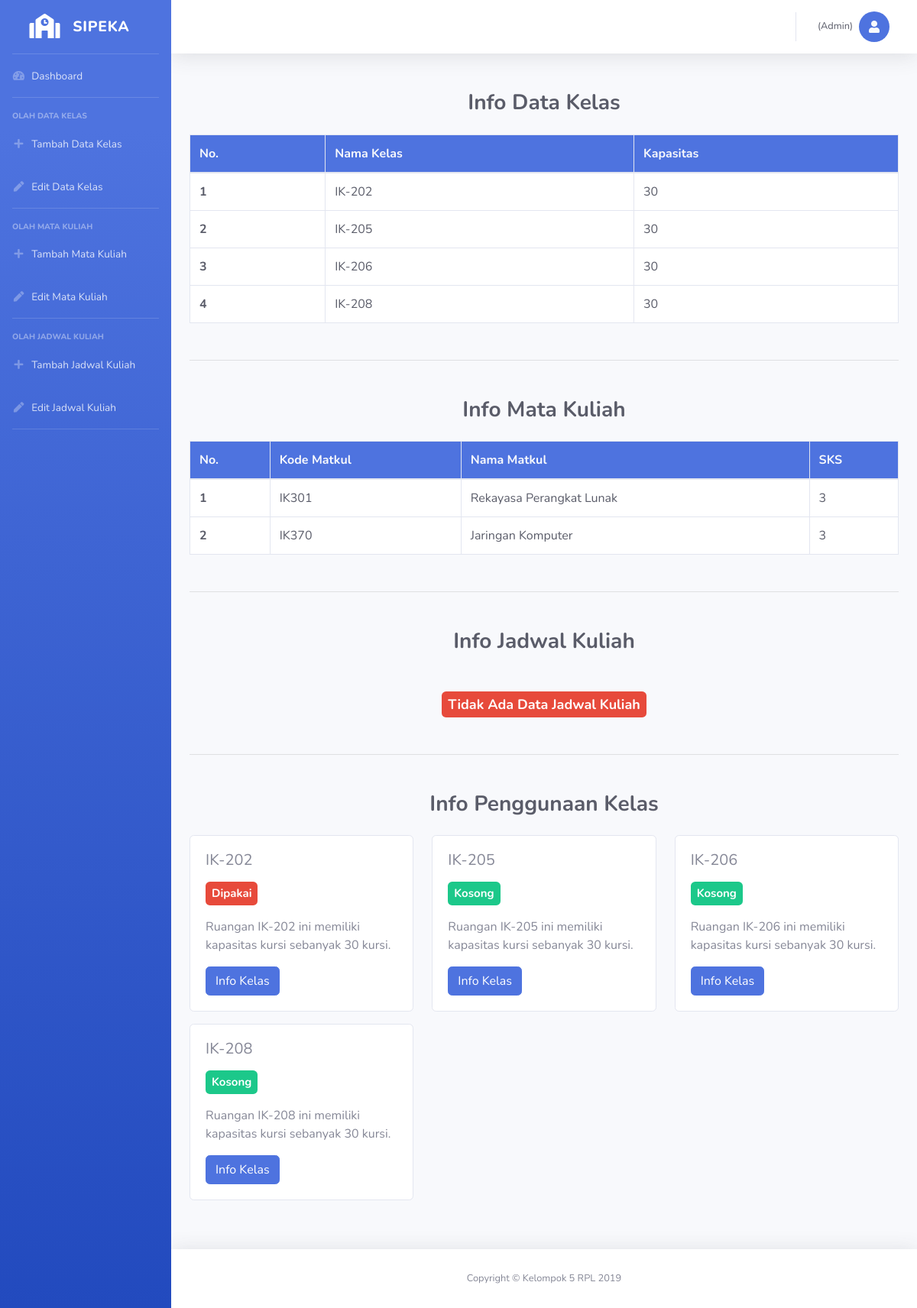
Screenshot of /index.php/admin with the database file from the repository.
### tables this page shows
CREATE TABLE `t_ruangan`  (
  `id_ruangan` int(11) NOT NULL AUTO_INCREMENT,
  `nama_ruangan` varchar(20) NULL DEFAULT NULL,
  `kapasitas` int(11) NULL DEFAULT NULL,
  PRIMARY KEY (`id_ruangan`) USING BTREE
);

CREATE TABLE `t_matkul`  (
  `id_matkul` int(11) NOT NULL AUTO_INCREMENT,
  `nama_matkul` varchar(255) NULL DEFAULT NULL,
  `kode_matkul` varchar(255) NULL DEFAULT NULL,
  `sks` int(11) NULL DEFAULT NULL,
  PRIMARY KEY (`id_matkul`) USING BTREE
);

### application/controllers/Admin.php (called while the page is built, shortened)
<?php
class Admin extends CI_Controller
{
    public function __construct()
    {
        $this->load->model('Kelas_model');
        $this->load->model('Matkul_model');
        $this->load->model('Jadwal_model');
        $this->load->model('Booking_model');
    }
    public function index()
    {
        $data['judul'] = "Dashboard";
        $data['data_kelas'] = $this->Kelas_model->getAllKelas();
        $data['data_matkul'] = $this->Matkul_model->getAllMatkul();
        $data['data_jadwal'] = $this->Jadwal_model->getAllJadwal();
        $data['data_booking'] = $this->Booking_model->getAllTodayBookingKelas();
        $this->load->view('templates/admin/header', $data);
        $this->load->view('templates/admin/sidebar');
        $this->load->view('templates/admin/topbar');
        $this->load->view('admin/dashboard', $data);
        $this->load->view('templates/admin/footer');
    }
}

### index.php (called while the page is built, shortened)
<?php
require_once BASEPATH.'core/CodeIgniter.php';

### application/models/Kelas_model.php (called while the page is built, shortened)
<?php
class Kelas_model extends CI_Model
{
    public function getAllKelas()
    {
        $this->db->group_by('nama_ruangan', 'ASC');
        return $this->db->get('t_ruangan')->result();
    }
}

### application/models/Matkul_model.php (called while the page is built, shortened)
<?php
class Matkul_model extends CI_Model
{
    public function getAllMatkul()
    {
        $this->db->group_by('kode_matkul', 'ASC');
        return $this->db->get('t_matkul')->result();
    }
}

### application/models/Booking_model.php (called while the page is built, shortened)
<?php
class Booking_model extends CI_Model
{
    public function getAllTodayBookingKelas()
    {
        return $this->db->query('SELECT t_ruangan.id_ruangan, nama_ruangan, kapasitas, id_booking, id_mahasiswa, berita_kegiatan, tanggal, waktu_mulai, waktu_akhir FROM t_ruangan LEFT JOIN t_booking_kelas ON t_ruangan.id_ruangan = t_booking_kelas.id_ruangan AND tanggal = CURDATE()')->result();
    }
}

### application/views/admin/dashboard.php (the view, shortened to what this page needs)
<div class="container-fluid">
    <h3 class="text-gray-800 mt-5 mb-4 text-center font-weight-bold">Info Data Kelas</h3>
    <?php if ($data_kelas) { ?>
        <table class="table table-bordered bg-white mb-5">
            <thead>
                <tr>
                    <th scope="col" class="bg-primary text-light">No.</th>
                    <th scope="col" class="bg-primary text-light">Nama Kelas</th>
                    <th scope="col" class="bg-primary text-light">Kapasitas</th>
                </tr>
            </thead>
            <tbody>
                <?php $i = 1;
                foreach ($data_kelas as $kelas) { ?>
                    <tr>
                        <th scope="row" class="text-gray-800"><?= $i; ?></th>
                        <td class="text-gray-800"><?= $kelas->nama_ruangan; ?></td>
                        <td class="text-gray-800"><?= $kelas->kapasitas; ?></td>
                    </tr>
                    <?php $i++;
                } ?>
            </tbody>
        </table>
    <?php } else { ?>
        <div class="text-center my-5">
            <h4 class="text-gray-800 font-weight-bold"><span class="p-2 badge badge-danger">Tidak Ada Data Kelas</span></h4>
        </div>
    <?php } ?>
    <hr>
    <h3 class="text-gray-800 mt-5 mb-4 text-center font-weight-bold">Info Mata Kuliah</h3>
    <?php if ($data_matkul) { ?>
        <table class="table table-bordered bg-white mb-5">
            <thead>
                <tr>
                    <th scope="col" class="bg-primary text-light">No.</th>
                    <th scope="col" class="bg-primary text-light">Kode Matkul</th>
                    <th scope="col" class="bg-primary text-light">Nama Matkul</th>
                    <th scope="col" class="bg-primary text-light">SKS</th>
                </tr>
            </thead>
            <tbody>
                <?php $i = 1;
                foreach ($data_matkul as $matkul) { ?>
                    <tr>
                        <th scope="row" class="text-gray-800"><?= $i; ?></th>
                        <td class="text-gray-800"><?= $matkul->kode_matkul; ?></td>
                        <td class="text-gray-800"><?= $matkul->nama_matkul; ?></td>
                        <td class="text-gray-800"><?= $matkul->sks; ?></td>
                    </tr>
                    <?php $i++;
                } ?>
            </tbody>
        </table>
    <?php } else { ?>
        <div class="text-center my-5">
            <h4 class="text-gray-800 font-weight-bold"><span class="p-2 badge badge-danger">Tidak Ada Data Mata Kuliah</span></h4>
        </div>
    <?php } ?>
    <hr>
    <h3 class="text-gray-800 mt-5 mb-4 text-center font-weight-bold">Info Jadwal Kuliah</h3>
    <?php if ($data_jadwal) { ?>
        <table class="table table-bordered bg-white mb-5">
            <thead>
                <tr>
                    <th scope="col" class="bg-primary text-light">Hari</th>
                    <th scope="col" class="bg-primary text-light">Mata Kuliah</th>
                    <th scope="col" class="bg-primary text-light">Dosen Pengajar</th>
                    <th scope="col" class="bg-primary text-light">Jurusan</th>
                    <th scope="col" class="bg-primary text-light">Angkatan</th>
                    <th scope="col" class="bg-primary text-light">Kelas</th>
                    <th scope="col" class="bg-primary text-light">SKS</th>
                    <th scope="col" class="bg-primary text-light">Ruangan</th>
                    <th scope="col" class="bg-primary text-light">Mulai</th>
                    <th scope="col" class="bg-primary text-light">Akhir</th>
                </tr>
            </thead>
            <?php foreach ($data_jadwal as $jadwal) : ?>
                <tbody>
                    <td class="text-gray-800"><?= $jadwal->hari; ?></td>
                    <td class="text-gray-800"><?= $jadwal->nama_matkul; ?></td>
                    <td class="text-gray-800"><?= $jadwal->nama_dosen; ?></td>
                    <td class="text-gray-800"><?= $jadwal->jurusan; ?></td>
                    <td class="text-gray-800"><?= $jadwal->angkatan; ?></td>
                    <td class="text-gray-800"><?= $jadwal->kelas; ?></td>
                    <td class="text-gray-800"><?= $jadwal->sks; ?></td>
                    <td class="text-gray-800"><?= $jadwal->nama_ruangan; ?></td>
                    <td class="text-gray-800"><?= $jadwal->waktu_mulai; ?></td>
                    <td class="text-gray-800"><?= $jadwal->waktu_akhir; ?></td>
                </tbody>
            <?php endforeach; ?>
        </table>
    <?php } else { ?>
        <div class="text-center my-5">
            <h4 class="text-gray-800 font-weight-bold"><span class="p-2 badge badge-danger">Tidak Ada Data Jadwal Kuliah</span></h4>
        </div>
    <?php } ?>
    <hr>
    <h3 class="text-gray-800 mt-5 mb-4 text-center font-weight-bold">Info Penggunaan Kelas</h3>
    <?php if ($data_kelas) { ?>
        <div class=" row mb-5">
            <?php foreach ($data_kelas as $kelas) {
                $used = false;
                foreach ($data_booking as $booking) {
                    if (($booking->id_ruangan == $kelas->id_ruangan) && ($booking->id_booking != null) && ($booking->waktu_mulai <= date('H:i')) && ($booking->waktu_akhir >= date('H:i'))) {
                        $used = true;
                    }
                } ?>
                <div class="col-lg-4 pb-3">
                    <div class="card">
                        <div class="card-body">
                            <h5 class="card-title"><?= $kelas->nama_ruangan; ?></h5>
                            <?php if ($used) { ?>
                                <h5 class="card-subtitle my-3"><span class="p-2 badge badge-danger">Dipakai</span></h5>
                            <?php } else { ?>
                                <h5 class="card-subtitle my-3"><span class="p-2 badge badge-success">Kosong</span></h5>
                            <?php } ?>
                            <p class="card-text">Ruangan <?= $kelas->nama_ruangan; ?> ini memiliki kapasitas kursi sebanyak <?= $kelas->kapasitas; ?> kursi.</p>
                            <a href="#" class="btn btn-primary">Info Kelas</a>
                        </div>
                    </div>
                </div>
            <?php } ?>
        </div>
    <?php } else { ?>
        <div class="text-center mt-5">
            <h1 class="text-gray-800">Tidak Ada Data Kelas</h1>
        </div>
    <?php } ?>
</div>
</div>

### application/views/templates/admin/header.php (shortened to what this page needs)
<!DOCTYPE html>
<html lang="en">
<head>
    <link href="<?= base_url() . 'assets/vendor/fontawesome-free/css/all.min.css'; ?>" rel="stylesheet" type="text/css">
    <link href="<?= base_url() . 'assets/css/sb-admin-2.min.css'; ?>" rel="stylesheet">
</head>
<body id="page-top">

### application/views/templates/admin/sidebar.php
<div id="wrapper">
    <ul class="navbar-nav bg-gradient-primary sidebar sidebar-dark accordion" id="accordionSidebar">
        <a class="sidebar-brand d-flex align-items-center justify-content-center" href="<?= base_url() . 'admin'; ?>">
            <div class="sidebar-brand-icon">
                <i class="fas fa-school"></i>
            </div>
            <div class="sidebar-brand-text mx-3 text-lg">SIPEKA</div>
        </a>
        <hr class="sidebar-divider my-0">
        <li class="nav-item">
            <a class="nav-link" href="<?= base_url() . 'admin'; ?>">
                <i class="fas fa-fw fa-tachometer-alt"></i>
                <span>Dashboard</span>
            </a>
        </li>
        <hr class="sidebar-divider">
        <div class="sidebar-heading">
            Olah Data Kelas
        </div>
        <li class="nav-item">
            <a class="nav-link" href="<?= base_url() . 'kelas/addKelas'; ?>">
                <i class="fas fa-fw fa-plus"></i>
                <span>Tambah Data Kelas</span>
            </a>
        </li>
        <li class="nav-item">
            <a class="nav-link collapsed" href="<?= base_url() . 'kelas/editKelas'; ?>">
                <i class="fas fa-fw fa-pen"></i>
                <span>Edit Data Kelas</span>
            </a>
        </li>
        <hr class="sidebar-divider">
        <div class="sidebar-heading">
            Olah Mata Kuliah
        </div>
        <li class="nav-item">
            <a class="nav-link" href="<?= base_url() . 'matkul/addMatkul'; ?>">
                <i class="fas fa-fw fa-plus"></i>
                <span>Tambah Mata Kuliah</span>
            </a>
        </li>
        <li class="nav-item">
            <a class="nav-link collapsed" href="<?= base_url() . 'matkul/editMatkul'; ?>">
                <i class="fas fa-fw fa-pen"></i>
                <span>Edit Mata Kuliah</span>
            </a>
        </li>
        <hr class="sidebar-divider">
        <div class="sidebar-heading">
            Olah Jadwal Kuliah
        </div>
        <li class="nav-item">
            <a class="nav-link" href="<?= base_url() . 'jadwal/addJadwal'; ?>">
                <i class="fas fa-fw fa-plus"></i>
                <span>Tambah Jadwal Kuliah</span>
            </a>
        </li>
        <li class="nav-item">
            <a class="nav-link collapsed" href="<?= base_url() . 'jadwal/editJadwal'; ?>">
                <i class="fas fa-fw fa-pen"></i>
                <span>Edit Jadwal Kuliah</span>
            </a>
        </li>
        <hr class="sidebar-divider d-none d-md-block">
    </ul>

### application/views/templates/admin/topbar.php (shortened to what this page needs)
<div id="content-wrapper" class="d-flex flex-column">
    <div id="content">
        <nav class="navbar navbar-expand navbar-light bg-white topbar mb-4 static-top shadow">
            <ul class="navbar-nav ml-auto">
                <li class="nav-item dropdown no-arrow">
                    <a class="nav-link dropdown-toggle" href="#" id="userDropdown" role="button" data-toggle="dropdown" aria-haspopup="true" aria-expanded="false">
                        <span class="d-none d-lg-inline text-gray-800 small"><?= $this->session->userdata('nama'); ?> (Admin)</span>
                        <i class="fas fa-user text-light mr-2 ml-2 btn-circle bg-primary"></i>
                    </a>
                </li>
            </ul>
        </nav>

### application/views/templates/admin/footer.php (shortened to what this page needs)
<footer class="shadow sticky-footer bg-white">
    <div class="container my-auto">
        <div class="copyright text-center my-auto">
            <span>Copyright &copy; Kelompok 5 RPL 2019</span>
        </div>
    </div>
</footer>
</div>
</div>
</body>
</html>

### rows the page displays
t_ruangan: nama_ruangan "IK-202", kapasitas "30", shows "Dipakai"
t_ruangan: nama_ruangan "IK-205", kapasitas "30", shows "Kosong"
t_ruangan: nama_ruangan "IK-206", kapasitas "30", shows "Kosong"
t_ruangan: nama_ruangan "IK-208", kapasitas "30", shows "Kosong"
t_matkul: kode_matkul "IK301", nama_matkul "Rekayasa Perangkat Lunak", sks "3"
t_matkul: kode_matkul "IK370", nama_matkul "Jaringan Komputer", sks "3"
